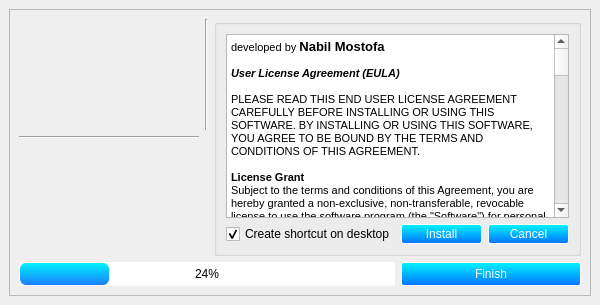
<?xml version="1.0" encoding="UTF-8"?>
<ui version="4.0">
 <class>MainWindow</class>
 <widget class="QMainWindow" name="MainWindow">
  <property name="geometry">
   <rect>
    <x>0</x>
    <y>0</y>
    <width>600</width>
    <height>305</height>
   </rect>
  </property>
  <property name="maximumSize">
   <size>
    <width>600</width>
    <height>310</height>
   </size>
  </property>
  <property name="windowTitle">
   <string>Kontho Installation (BETA)</string>
  </property>
  <property name="styleSheet">
   <string notr="true">QPushButton{
 padding-top:2px;
padding-bottom:2px;
 padding-left:6px;
padding-right:6px;
	font: 10pt &quot;MS Shell Dlg 2l&quot;;
background-color:qlineargradient(spread:pad, x1:1, y1:0, x2:1, y2:1, stop:0 rgba(0, 244, 255, 255), stop:1 rgba(3, 115, 255, 255));

border:1px solid rgb(253, 254, 254);
	color: rgb(255, 255, 255);
border-radius:2px;
}
QPushButton:hover{
color: qlineargradient(spread:pad, x1:0, y1:0, x2:1, y2:1, stop:0 rgba(63, 63, 63, 255), stop:1 rgba(33, 33, 33, 255));
 background-color: qlineargradient(spread:pad, x1:0.505636, y1:0.221, x2:0.431818, y2:1, stop:0 rgba(89, 255, 255, 255), stop:1 rgba(60, 138, 255, 255));

}
QPushButton:pressed{
background-color: qlineargradient(spread:pad, x1:0.767, y1:1, x2:1, y2:0, stop:0 rgba(0, 244, 255, 255), stop:1 rgba(3, 115, 255, 255));
}

QProgressBar{
	border:1px solid white;
	border-radius: 2px;
	color: Black;
}
QProgressBar::chunk {
	background-color: qlineargradient(spread:pad, x1:0, y1:0, x2:0, y2:1, stop:0 rgba(0, 242, 255, 255), stop:1 rgba(27, 126, 255, 255));
	border-radius :6px;
}
</string>
  </property>
  <widget class="QWidget" name="centralwidget">
   <layout class="QGridLayout" name="gridLayout_3">
    <item row="0" column="0">
     <widget class="QFrame" name="frame">
      <property name="frameShape">
       <enum>QFrame::StyledPanel</enum>
      </property>
      <property name="frameShadow">
       <enum>QFrame::Raised</enum>
      </property>
      <layout class="QGridLayout" name="gridLayout_2">
       <item row="3" column="0" colspan="3">
        <widget class="QProgressBar" name="progressBar">
         <property name="value">
          <number>24</number>
         </property>
         <property name="alignment">
          <set>Qt::AlignCenter</set>
         </property>
        </widget>
       </item>
       <item row="0" column="0">
        <widget class="QLabel" name="label">
         <property name="maximumSize">
          <size>
           <width>210</width>
           <height>210</height>
          </size>
         </property>
         <property name="text">
          <string/>
         </property>
         <property name="pixmap">
          <pixmap>kontho ico.ico</pixmap>
         </property>
         <property name="scaledContents">
          <bool>true</bool>
         </property>
        </widget>
       </item>
       <item row="1" column="0">
        <widget class="Line" name="line">
         <property name="orientation">
          <enum>Qt::Horizontal</enum>
         </property>
        </widget>
       </item>
       <item row="2" column="0">
        <widget class="QLabel" name="label_2">
         <property name="text">
          <string/>
         </property>
        </widget>
       </item>
       <item row="0" column="1">
        <widget class="Line" name="line_2">
         <property name="orientation">
          <enum>Qt::Vertical</enum>
         </property>
        </widget>
       </item>
       <item row="3" column="3">
        <widget class="QPushButton" name="FinishPushButton">
         <property name="minimumSize">
          <size>
           <width>70</width>
           <height>24</height>
          </size>
         </property>
         <property name="text">
          <string>Finish</string>
         </property>
        </widget>
       </item>
       <item row="0" column="2" rowspan="3" colspan="2">
        <widget class="QGroupBox" name="groupBox">
         <property name="title">
          <string/>
         </property>
         <layout class="QGridLayout" name="gridLayout">
          <item row="1" column="0">
           <widget class="QCheckBox" name="CreateShortCutcheckBox">
            <property name="text">
             <string>Create shortcut on desktop</string>
            </property>
            <property name="checked">
             <bool>true</bool>
            </property>
           </widget>
          </item>
          <item row="1" column="1">
           <widget class="QPushButton" name="InstallpushButton">
            <property name="text">
             <string>Install</string>
            </property>
           </widget>
          </item>
          <item row="1" column="2">
           <widget class="QPushButton" name="CancelPushButton">
            <property name="text">
             <string>Cancel</string>
            </property>
           </widget>
          </item>
          <item row="0" column="0" colspan="3">
           <widget class="QTextEdit" name="textEdit">
            <property name="html">
             <string>&lt;!DOCTYPE HTML PUBLIC &quot;-//W3C//DTD HTML 4.0//EN&quot; &quot;http://www.w3.org/TR/REC-html40/strict.dtd&quot;&gt;
&lt;html&gt;&lt;head&gt;&lt;meta name=&quot;qrichtext&quot; content=&quot;1&quot; /&gt;&lt;style type=&quot;text/css&quot;&gt;
p, li { white-space: pre-wrap; }
&lt;/style&gt;&lt;/head&gt;&lt;body style=&quot; font-family:'MS Shell Dlg 2'; font-size:8.25pt; font-weight:400; font-style:normal;&quot;&gt;
&lt;p style=&quot; margin-top:0px; margin-bottom:0px; margin-left:0px; margin-right:0px; -qt-block-indent:0; text-indent:0px;&quot;&gt;&lt;span style=&quot; font-size:8pt;&quot;&gt;developed by &lt;/span&gt;&lt;span style=&quot; font-size:10pt; font-weight:600;&quot;&gt;Nabil Mostofa&lt;/span&gt;&lt;/p&gt;
&lt;p style=&quot;-qt-paragraph-type:empty; margin-top:0px; margin-bottom:0px; margin-left:0px; margin-right:0px; -qt-block-indent:0; text-indent:0px; font-size:8pt;&quot;&gt;&lt;br /&gt;&lt;/p&gt;
&lt;p style=&quot; margin-top:0px; margin-bottom:0px; margin-left:0px; margin-right:0px; -qt-block-indent:0; text-indent:0px;&quot;&gt;&lt;span style=&quot; font-size:8pt; font-weight:600; font-style:italic;&quot;&gt;User License Agreement (EULA)&lt;/span&gt;&lt;/p&gt;
&lt;p style=&quot;-qt-paragraph-type:empty; margin-top:0px; margin-bottom:0px; margin-left:0px; margin-right:0px; -qt-block-indent:0; text-indent:0px; font-size:8pt;&quot;&gt;&lt;br /&gt;&lt;/p&gt;
&lt;p style=&quot; margin-top:0px; margin-bottom:0px; margin-left:0px; margin-right:0px; -qt-block-indent:0; text-indent:0px;&quot;&gt;&lt;span style=&quot; font-size:8pt;&quot;&gt;PLEASE READ THIS END USER LICENSE AGREEMENT CAREFULLY BEFORE INSTALLING OR USING THIS SOFTWARE. BY INSTALLING OR USING THIS SOFTWARE, YOU AGREE TO BE BOUND BY THE TERMS AND CONDITIONS OF THIS AGREEMENT.&lt;/span&gt;&lt;/p&gt;
&lt;p style=&quot;-qt-paragraph-type:empty; margin-top:0px; margin-bottom:0px; margin-left:0px; margin-right:0px; -qt-block-indent:0; text-indent:0px; font-size:8pt;&quot;&gt;&lt;br /&gt;&lt;/p&gt;
&lt;p style=&quot; margin-top:0px; margin-bottom:0px; margin-left:0px; margin-right:0px; -qt-block-indent:0; text-indent:0px;&quot;&gt;&lt;span style=&quot; font-size:8pt; font-weight:600;&quot;&gt;License Grant&lt;/span&gt;&lt;/p&gt;
&lt;p style=&quot; margin-top:0px; margin-bottom:0px; margin-left:0px; margin-right:0px; -qt-block-indent:0; text-indent:0px;&quot;&gt;&lt;span style=&quot; font-size:8pt;&quot;&gt;Subject to the terms and conditions of this Agreement, you are hereby granted a non-exclusive, non-transferable, revocable license to use the software program (the &amp;quot;Software&amp;quot;) for personal or commercial purposes during the beta testing period. This license is granted solely for your use of the Software in accordance with the documentation accompanying the Software.&lt;/span&gt;&lt;/p&gt;
&lt;p style=&quot;-qt-paragraph-type:empty; margin-top:0px; margin-bottom:0px; margin-left:0px; margin-right:0px; -qt-block-indent:0; text-indent:0px; font-size:8pt;&quot;&gt;&lt;br /&gt;&lt;/p&gt;
&lt;p style=&quot; margin-top:0px; margin-bottom:0px; margin-left:0px; margin-right:0px; -qt-block-indent:0; text-indent:0px;&quot;&gt;&lt;span style=&quot; font-size:8pt; font-weight:600;&quot;&gt;Restrictions&lt;/span&gt;&lt;/p&gt;
&lt;p style=&quot; margin-top:0px; margin-bottom:0px; margin-left:0px; margin-right:0px; -qt-block-indent:0; text-indent:0px;&quot;&gt;&lt;span style=&quot; font-size:8pt;&quot;&gt;You may not copy, modify, distribute, sell, transfer, reverse engineer, or otherwise exploit the Software or any part thereof without our prior written consent. You may not use the Software in any way that violates any applicable federal, state, local, or international law or regulation.&lt;/span&gt;&lt;/p&gt;
&lt;p style=&quot;-qt-paragraph-type:empty; margin-top:0px; margin-bottom:0px; margin-left:0px; margin-right:0px; -qt-block-indent:0; text-indent:0px; font-size:8pt;&quot;&gt;&lt;br /&gt;&lt;/p&gt;
&lt;p style=&quot; margin-top:0px; margin-bottom:0px; margin-left:0px; margin-right:0px; -qt-block-indent:0; text-indent:0px;&quot;&gt;&lt;span style=&quot; font-size:8pt; font-weight:600;&quot;&gt;Intellectual Property Rights&lt;/span&gt;&lt;/p&gt;
&lt;p style=&quot; margin-top:0px; margin-bottom:0px; margin-left:0px; margin-right:0px; -qt-block-indent:0; text-indent:0px;&quot;&gt;&lt;span style=&quot; font-size:8pt;&quot;&gt;The Software and its original content, features, and functionality are and will remain the exclusive property of &lt;/span&gt;&lt;span style=&quot; font-size:8pt; font-weight:600;&quot;&gt;Nabil Mostofa&lt;/span&gt;&lt;span style=&quot; font-size:8pt;&quot;&gt; and his licensors. The Software is protected by copyright, trademark, and other laws of both the United States and foreign countries. Our trademarks and trade dress may not be used in connection with any product or service without our prior written consent.&lt;/span&gt;&lt;/p&gt;
&lt;p style=&quot;-qt-paragraph-type:empty; margin-top:0px; margin-bottom:0px; margin-left:0px; margin-right:0px; -qt-block-indent:0; text-indent:0px; font-size:8pt;&quot;&gt;&lt;br /&gt;&lt;/p&gt;
&lt;p style=&quot; margin-top:0px; margin-bottom:0px; margin-left:0px; margin-right:0px; -qt-block-indent:0; text-indent:0px;&quot;&gt;&lt;span style=&quot; font-size:8pt; font-weight:600;&quot;&gt;Disclaimer of Warranties&lt;/span&gt;&lt;/p&gt;
&lt;p style=&quot; margin-top:0px; margin-bottom:0px; margin-left:0px; margin-right:0px; -qt-block-indent:0; text-indent:0px;&quot;&gt;&lt;span style=&quot; font-size:8pt;&quot;&gt;THE SOFTWARE IS PROVIDED &amp;quot;AS IS&amp;quot; AND &amp;quot;AS AVAILABLE&amp;quot; WITHOUT WARRANTY OF ANY KIND, EITHER EXPRESS OR IMPLIED, INCLUDING, BUT NOT LIMITED TO, THE IMPLIED WARRANTIES OF MERCHANTABILITY AND FITNESS FOR A PARTICULAR PURPOSE. WE DO NOT WARRANT THAT THE SOFTWARE WILL BE UNINTERRUPTED OR ERROR-FREE, THAT DEFECTS WILL BE CORRECTED, OR THAT THE SOFTWARE IS FREE OF VIRUSES OR OTHER HARMFUL COMPONENTS. YOU ASSUME ALL RESPONSIBILITY AND RISK FOR THE USE OF THIS SOFTWARE.&lt;/span&gt;&lt;/p&gt;
&lt;p style=&quot;-qt-paragraph-type:empty; margin-top:0px; margin-bottom:0px; margin-left:0px; margin-right:0px; -qt-block-indent:0; text-indent:0px; font-size:8pt;&quot;&gt;&lt;br /&gt;&lt;/p&gt;
&lt;p style=&quot; margin-top:0px; margin-bottom:0px; margin-left:0px; margin-right:0px; -qt-block-indent:0; text-indent:0px;&quot;&gt;&lt;span style=&quot; font-size:8pt; font-weight:600;&quot;&gt;Limitation of Liability&lt;/span&gt;&lt;/p&gt;
&lt;p style=&quot; margin-top:0px; margin-bottom:0px; margin-left:0px; margin-right:0px; -qt-block-indent:0; text-indent:0px;&quot;&gt;&lt;span style=&quot; font-size:8pt;&quot;&gt;IN NO EVENT SHALL Nabil Mostofa, ITS AFFILIATES, LICENSORS, OR SERVICE PROVIDERS BE LIABLE FOR ANY INDIRECT, INCIDENTAL, SPECIAL, CONSEQUENTIAL, OR EXEMPLARY DAMAGES, INCLUDING, BUT NOT LIMITED TO, DAMAGES FOR LOSS OF PROFITS, GOODWILL, USE, DATA, OR OTHER INTANGIBLE LOSSES (EVEN IF WE HAVE BEEN ADVISED OF THE POSSIBILITY OF SUCH DAMAGES), ARISING OUT OF OR IN CONNECTION WITH THE USE OF, INABILITY TO USE, OR PERFORMANCE OF THE SOFTWARE.&lt;/span&gt;&lt;/p&gt;
&lt;p style=&quot;-qt-paragraph-type:empty; margin-top:0px; margin-bottom:0px; margin-left:0px; margin-right:0px; -qt-block-indent:0; text-indent:0px; font-size:8pt;&quot;&gt;&lt;br /&gt;&lt;/p&gt;
&lt;p style=&quot; margin-top:0px; margin-bottom:0px; margin-left:0px; margin-right:0px; -qt-block-indent:0; text-indent:0px;&quot;&gt;&lt;span style=&quot; font-size:8pt; font-weight:600;&quot;&gt;Termination&lt;/span&gt;&lt;/p&gt;
&lt;p style=&quot; margin-top:0px; margin-bottom:0px; margin-left:0px; margin-right:0px; -qt-block-indent:0; text-indent:0px;&quot;&gt;&lt;span style=&quot; font-size:8pt;&quot;&gt;We may terminate this Agreement at any time without notice to you. Upon termination, you must immediately cease all use of the Software and destroy all copies of the Software in your possession.&lt;/span&gt;&lt;/p&gt;
&lt;p style=&quot;-qt-paragraph-type:empty; margin-top:0px; margin-bottom:0px; margin-left:0px; margin-right:0px; -qt-block-indent:0; text-indent:0px; font-size:8pt;&quot;&gt;&lt;br /&gt;&lt;/p&gt;
&lt;p style=&quot; margin-top:0px; margin-bottom:0px; margin-left:0px; margin-right:0px; -qt-block-indent:0; text-indent:0px;&quot;&gt;&lt;span style=&quot; font-size:8pt; font-weight:600;&quot;&gt;Governing Law&lt;/span&gt;&lt;/p&gt;
&lt;p style=&quot; margin-top:0px; margin-bottom:0px; margin-left:0px; margin-right:0px; -qt-block-indent:0; text-indent:0px;&quot;&gt;&lt;span style=&quot; font-size:8pt;&quot;&gt;This Agreement shall be governed by and construed in accordance with the laws of the State of Bangladesh, without giving effect to any principles of conflicts of law.&lt;/span&gt;&lt;/p&gt;
&lt;p style=&quot;-qt-paragraph-type:empty; margin-top:0px; margin-bottom:0px; margin-left:0px; margin-right:0px; -qt-block-indent:0; text-indent:0px; font-size:8pt;&quot;&gt;&lt;br /&gt;&lt;/p&gt;
&lt;p style=&quot; margin-top:0px; margin-bottom:0px; margin-left:0px; margin-right:0px; -qt-block-indent:0; text-indent:0px;&quot;&gt;&lt;span style=&quot; font-size:8pt; font-weight:600;&quot;&gt;Entire Agreement&lt;/span&gt;&lt;/p&gt;
&lt;p style=&quot; margin-top:0px; margin-bottom:0px; margin-left:0px; margin-right:0px; -qt-block-indent:0; text-indent:0px;&quot;&gt;&lt;span style=&quot; font-size:8pt;&quot;&gt;This Agreement constitutes the entire agreement between you and Nabil Mostofa regarding the use of the Software and supersedes all prior or contemporaneous communications and proposals, whether oral or written, between you and Nabil Mostofa with respect to the Software.&lt;/span&gt;&lt;/p&gt;
&lt;p style=&quot;-qt-paragraph-type:empty; margin-top:0px; margin-bottom:0px; margin-left:0px; margin-right:0px; -qt-block-indent:0; text-indent:0px; font-size:8pt;&quot;&gt;&lt;br /&gt;&lt;/p&gt;
&lt;p style=&quot; margin-top:0px; margin-bottom:0px; margin-left:0px; margin-right:0px; -qt-block-indent:0; text-indent:0px;&quot;&gt;&lt;span style=&quot; font-size:9pt; font-weight:600;&quot;&gt;By installing or using the Software, you acknowledge that you have read this Agreement, understand it, and agree to be bound by its terms and conditions.&lt;/span&gt;&lt;/p&gt;
&lt;p style=&quot;-qt-paragraph-type:empty; margin-top:0px; margin-bottom:0px; margin-left:0px; margin-right:0px; -qt-block-indent:0; text-indent:0px; font-size:8pt;&quot;&gt;&lt;br /&gt;&lt;/p&gt;
&lt;p style=&quot; margin-top:0px; margin-bottom:0px; margin-left:0px; margin-right:0px; -qt-block-indent:0; text-indent:0px;&quot;&gt;&lt;span style=&quot; font-size:8pt;&quot;&gt;If you do not agree to these terms and conditions, do not install or use the Software.&lt;/span&gt;&lt;/p&gt;&lt;/body&gt;&lt;/html&gt;</string>
            </property>
           </widget>
          </item>
         </layout>
        </widget>
       </item>
      </layout>
     </widget>
    </item>
   </layout>
  </widget>
 </widget>
 <resources/>
 <connections/>
</ui>
